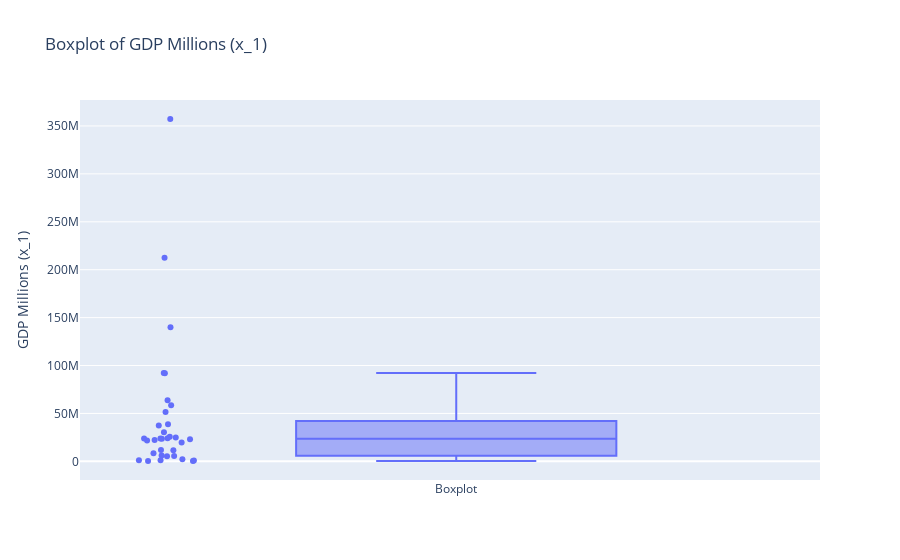

This figure's notebook cell:
### Markdown cell above
### 2.Draw a boxplot by hand. Using the data from table 1 and the following proportions.

### Code cell
import plotly.graph_objects as go
import pandas as pd

# Leer el DataFrame desde el archivo CSV
df = pd.read_csv("../Docs/Data/DEPARTMENTS.csv")

# Seleccionar la columna 'GDP Millions (x_1)'
x1_values = df['GDP Millions (x_1)']

# Crear el boxplot
fig = go.Figure()

fig.add_trace(go.Box(y=x1_values, boxpoints='all', jitter=0.3, pointpos=-1.8, name='Boxplot'))

# Actualizar el diseño del gráfico
fig.update_layout(
    title='Boxplot of GDP Millions (x_1)',
    yaxis=dict(title='GDP Millions (x_1)'),
    showlegend=False  # Para ocultar la leyenda si es necesario
)

# Mostrar el gráfico
fig.show()

### Figure 1 — Plotly figure (JSON) as saved in the notebook; plotly's stock layout.template omitted (floating-point values rounded to 4 significant figures)
{"data": [{"boxpoints": "all", "jitter": 0.3, "name": "Boxplot", "pointpos": -1.8, "type": "box", "y": [1068000.0, 212500000.0, 8548000.0, 63760000.0, 357300000.0, 51400000.0, 38860000.0, 23950000.0, 5461000.0, 23660000.0, 25760000.0, 37520000.0, 6002000.0, 24990000.0, 91950000.0, 497700.0, 1124000.0, 24010000.0, 22260000.0, 19740000.0, 58440000.0, 21780000.0, 23060000.0, 5617000.0, 11940000.0, 23790000.0, 2125000.0, 92280000.0, 11520000.0, 30440000.0, 139900000.0, 381900.0, 956600.0]}], "layout": {"autosize": true, "showlegend": false, "title": {"text": "Boxplot of GDP Millions (x_1)"}, "xaxis": {"autorange": true, "range": [-0.5747, 0.5566], "type": "category"}, "yaxis": {"autorange": true, "range": [-19440000.0, 377100000.0], "title": {"text": "GDP Millions (x_1)"}, "type": "linear"}}}
